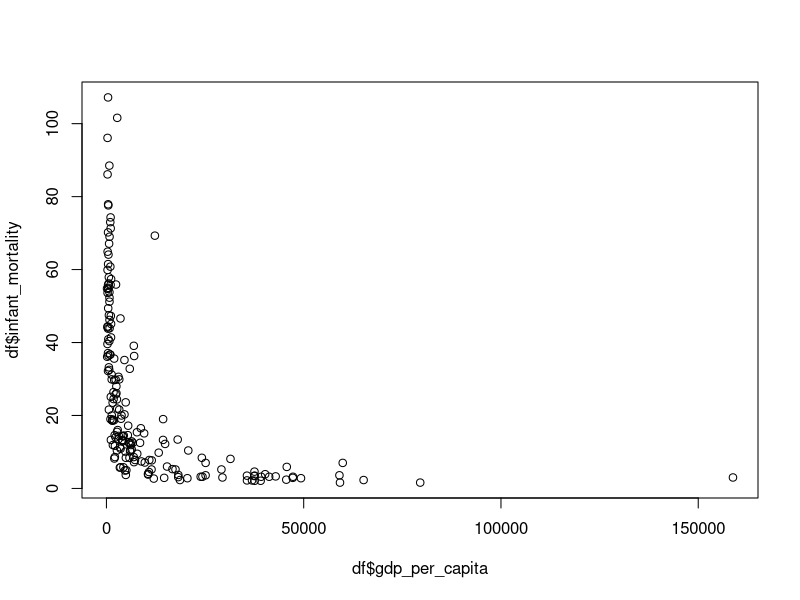
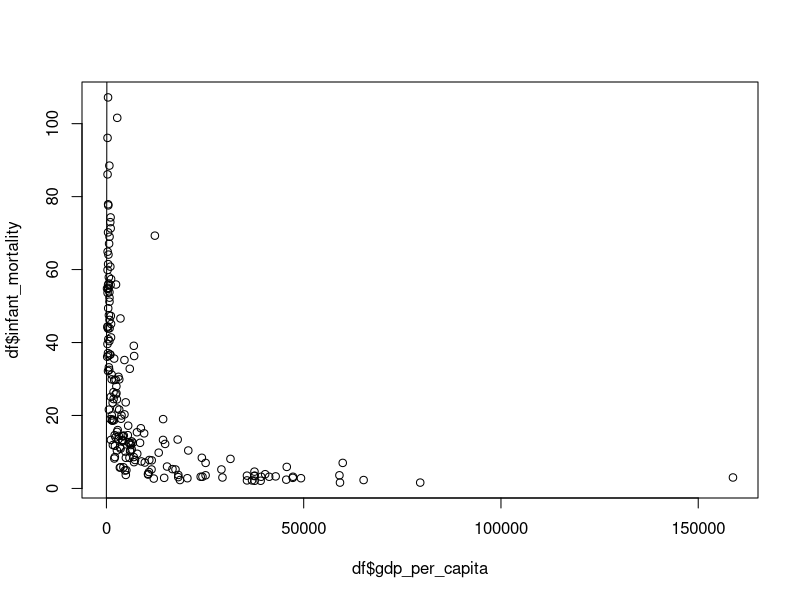

The R script that drew these images, in order:
#HW1 part two
df = read.csv('wb_dev_ind.csv')
summary(df)
str(df)
sd(df$gdp_per_capita, na.rm = TRUE)
sd(df$literacy_all, na.rm = TRUE)
sd(df$infant_mortality, na.rm = TRUE)
summary(df)
100-78.54
tail(sort(df$gdp_per_capita), 50)
top50 = subset(df, gdp_per_capita > 15368)
summary(top50)
str(top50$gdp_per_capita)
100-90.3
100-95.81
100-99.7
head(sort(df$gdp_per_capita), 50)
bottom50 = subset(df, gdp_per_capita < 1113)
summary(bottom50)
str(bottom50$gdp_per_capita)
100-59.41
100-15.46
100-99.74
summary(top50)
summary(bottom50)
summary(df)
plot( df$gdp_per_capita, df$infant_mortality)
summary(df)
fit <- lm(infant_mortality ~ gdp_per_capita, data=df)
fit
summary(fit)
fit2 <- lm(literacy_all ~ gdp_per_capita, data = df)
summary(fit2)
illiteracy_all = numeric(nrow(df))
df$illiteracy_all = illiteracy_all
df$illiteracy_all = 100 - df$literacy_all

fit3 <- lm(illiteracy_all ~ gdp_per_capita, data=df)
summary(df)
summary(fit3)

fit4 <- lm(infant_mortality ~ illiteracy_all, data=df)
summary(fit4)

plot(df$gdp_per_capita,df$infant_mortality)
summary(fit4)
abline(fit4)
